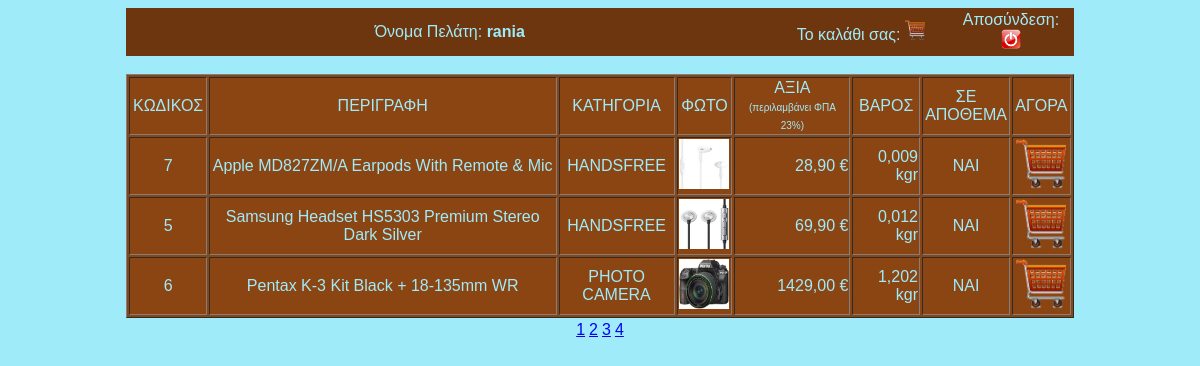
The app's page /aismarket/aismarket/menu.php (signed in) with its own data.
### tables this page shows
CREATE TABLE `PRODUCTS` (
  `P_ID` int(11) NOT NULL,
  `P_NAME` varchar(100) NOT NULL,
  `P_DESCR` varchar(100) NOT NULL,
  `P_IMGPTH` varchar(100) NOT NULL,
  `P_VALUE` double NOT NULL,
  `P_VAT` double NOT NULL,
  `P_WEI` float NOT NULL,
  `P_QNT` smallint(6) NOT NULL DEFAULT '1',
  UNIQUE KEY `P_ID` (`P_ID`)
);

### aismarket/aismarket/menu.php (the view, shortened to what this page needs)
<?php
$spcf_pg= isset($_GET['pg']) ? intval($_GET['pg']) : 1;
include_once "dbconn.php";
$table="PRODUCTS";
$cols = "*";
$sel="SELECT $cols FROM $table ORDER BY P_DESCR";
$tbl_q = mysqli_query($link, $sel);
$r2pg=3;
$all_recs=mysqli_num_rows($tbl_q);
$pg_num=(int) ($all_recs / $r2pg);
if($pg_num*$r2pg<$all_recs){ $pg_num=$pg_num+1; }
$firsti=($spcf_pg*$r2pg)-$r2pg;
if($spcf_pg==$pg_num){ $lasti=$all_recs;}
else{$lasti=$spcf_pg*$r2pg;}
?>
<!DOCTYPE html>
<html> <head><meta http-equiv="Content-Type" content="text/html; charset=UTF-8">
<link rel="stylesheet" type="text/css" href="style.css" />
</head>
<body>
<table id="bara" align="center" border="0" width="80%">
	<tr><td width="55%">Όνομα Πελάτη: <b><?=$_SESSION['uname'];?></b></td>
	<td width="15%">Το καλάθι σας: <a href="basket.php"><img src="./images/basket.gif" style="width:20px; height:20px" /></a></td>
	<td width="10%">Αποσύνδεση: <a href="logout.php"><img src="./images/logout.png" style="width:20px; height:20px" /></a></td>
	</tr>
</table>
<table id="lista" align="center" border="1" width="80%">
	<tr>
		<td width="8%">ΚΩΔΙΚΟΣ</td>
		<td width="36%">ΠΕΡΙΓΡΑΦΗ</td>
		<td width="12%">ΚΑΤΗΓΟΡΙΑ</td>
		<td width="5%">ΦΩΤΟ</td>
		<td width="12%">ΑΞΙΑ</br><font size="1"> (περιλαμβάνει ΦΠΑ 23%)</font></td>
		<td width="7%">ΒΑΡΟΣ</td>
		<td width="6%">ΣΕ ΑΠΟΘΕΜΑ</td>
		<td width="6%">ΑΓΟΡΑ</td>
	</tr>
<?php
for($i=$firsti;$i<=($lasti-1);$i++) {
	if(mysqli_data_seek($tbl_q, $i)) { $tbl_row=mysqli_fetch_row($tbl_q); }
	if($tbl_row[7]>0){
		$tabela="NAI";
		$agora="<a href='bskt_add.php?pid=".$tbl_row[0]."&pg=".$spcf_pg."'><img src='./images/basket.gif' style='width:50px; height:50px' /></a>";
	}
	else{
		$tabela="OXI";
		$agora="<img src='./images/basket.gif' style='width:50px; height:50px;-webkit-filter:grayscale(100%);-moz-filter:grayscale(100%);filter:grayscale(100%);' />";
	}
?>
	<tr>
		<td><?=$tbl_row[0]?></td>
		<td><?=$tbl_row[1]?></td>
		<td><?=$tbl_row[2]?></td>
		<td><img src="<?=$tbl_row[3]?>" style="width:50px; height:50px"/></td>
		<td style="text-align:right"><?=number_format($tbl_row[4]+$tbl_row[5],2,',','')?> €</td>
		<td style="text-align:right"><?=number_format($tbl_row[6],3,',','')?> kgr</td>
		<td><? echo $tabela;?></td>
		<td><? echo $agora;?></td>
	</tr>
<?php
}
?>
</table>
<table align="center">
<tr>
<?php
for($i=0;$i<$pg_num;$i++){ ?>
	<td><a href="menu.php?pg=<?=($i+1)?>"><?=($i+1)?></a></td>
<?php
}
?>
</tr>
</table>
</body></html>

### aismarket/aismarket/style.css (style rules this page uses)
body { background-color: #A0EBFA; font-family: Arial, Helvetica, sans-serif; }
#bara { background-color: #6E360E; color: #A0EBFA; text-align:center; #font-family: Arial, Helvetica, sans-serif; }
#lista { background-color: #8b4513; color: #A0EBFA; text-align:center; #font-family: Arial, Helvetica, sans-serif; }

### records on screen
products: P_ID "7", P_NAME "Apple MD827ZM/A Earpods With Remote & Mic", P_DESCR "HANDSFREE", P_IMGPTH (picture), $tbl_row[4]+$tbl_row[5] "28,90", P_WEI "0,009", P_QNT "NAI"
products: P_ID "5", P_NAME "Samsung Headset HS5303 Premium Stereo Dark Silver", P_DESCR "HANDSFREE", P_IMGPTH (picture), $tbl_row[4]+$tbl_row[5] "69,90", P_WEI "0,012", P_QNT "NAI"
products: P_ID "6", P_NAME "Pentax K-3 Kit Black + 18-135mm WR", P_DESCR "PHOTO CAMERA", P_IMGPTH (picture), $tbl_row[4]+$tbl_row[5] "1429,00", P_WEI "1,202", P_QNT "NAI"

### other values on screen
$_SESSION['uname'] "rania"
